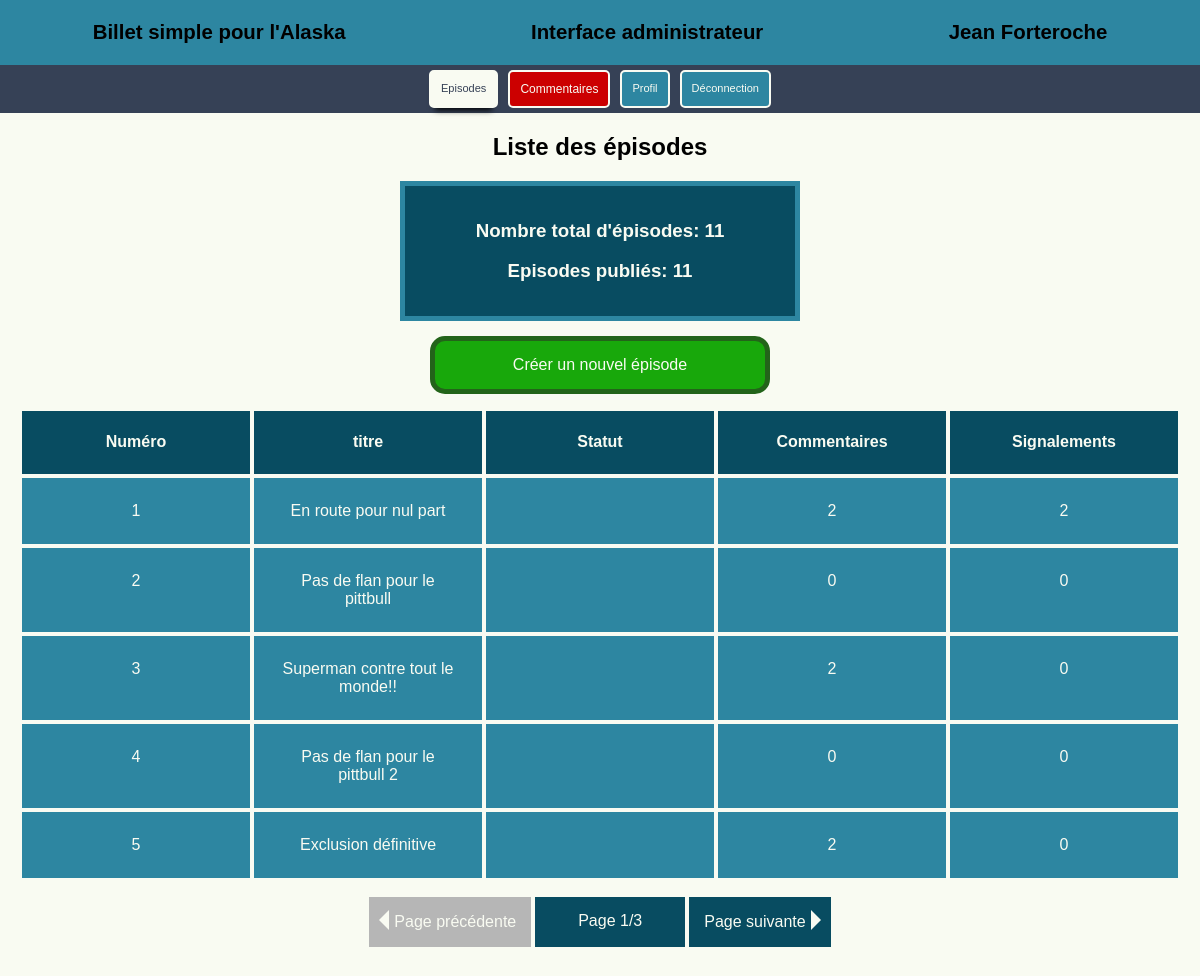
Page /index.php?action=episodes (signed in) on the committed database.
### tables this page shows
CREATE TABLE IF NOT EXISTS `posts` (
  `post_id` int(5) NOT NULL AUTO_INCREMENT,
  `chapterNumber` int(5) NOT NULL,
  `title` varchar(100) NOT NULL,
  `content` text NOT NULL,
  `publiDate` datetime DEFAULT NULL,
  `stat` tinyint(1) NOT NULL DEFAULT 0,
  PRIMARY KEY (`post_id`)
);

### src/view/View.php (called while the page is built, shortened)
<?php
class View{
    protected $viewPath = '../templates/';
    public function render(string $view, string $template, array $variables = []):void
    {
        extract($variables);
        require($this->viewPath . $view . '.html.php');
    }
}

### src/controller/backController.php (called while the page is built, shortened)
<?php
class BackController{
    private $episodeManager;
    private $view;
    public function __construct()
    {
        $this->episodeManager = new EpisodeManager();
        $this->view = new View();
    }
    function episodes():void
    {
        $episodesTot = $this->episodeManager->countEpisodes();
        $episodesPubTot = $this->episodeManager->countEpisodesPub();
        $nbByPage = 5;
        $totalpages = (int) ceil($episodesTot[0]/$nbByPage);
        $currentpage = 1;
        $offset = ($currentpage - 1) * $nbByPage;
        $tablesJoin = $this->episodeManager->listBackEpisodes((int) $offset, (int) $nbByPage);
        $this->view->render('back/homePageBack', 'back/layout', compact('episodesPubTot', 'countcoms', 'sum', 'episodesTot', 'tablesJoin','nbByPage', 'offset', 'currentpage', 'totalpages'));
    }
}

### src/tools/Database.php (called while the page is built, shortened)
<?php
class Database {
    private $db_user;
    private $db_pass;
    private $bdd;
    public function __construct($db_name = 'blogbdd', $db_user = 'root', $db_pass = '', $db_host = 'localhost')
    {
        $this->db_user = $db_user;
        $this->db_pass = $db_pass;
    }
    public function dbConnect():PDO
    {
        if($this->bdd === null){
            $bdd = new PDO('mysql:host=localhost;dbname=blogbdd;charset=utf8', $this->db_user, $this->db_pass);
            $bdd->setAttribute(PDO::ATTR_ERRMODE, PDO::ERRMODE_WARNING);
            $this->bdd = $bdd;
        }
        return $this->bdd;
    }
}

### src/model/episodeManager.php (called while the page is built, shortened)
<?php
class EpisodeManager
{
    private $bdd;
    public function __construct()
    {
        $this->dataBase = new Database();
        $this->bdd = $this->dataBase->dbConnect();
    }
    public function countEpisodesPub():array
    {
        $req =$this->bdd->prepare('SELECT COUNT(*) FROM posts WHERE stat = 1');
        $req->execute();
        return $req->fetch();
    }
    public function countEpisodes():array
    {
        $req = $this->bdd->prepare('SELECT COUNT(*) FROM posts');
        $req->execute();
        return $req->fetch();
    }
    public function listBackEpisodes(int $offset, int $nbByPage):array
    {
        $this->bdd->setAttribute(PDO::ATTR_EMULATE_PREPARES, FALSE);
        $req = $this->bdd->prepare('SELECT posts.post_id, report, chapterNumber, title, content, stat, DATE_FORMAT(publiDate, \'%d/%m/%Y\') AS date,
        COUNT(comments.post_id) AS commentsNb,
        SUM(comments.report) AS reportsNb
        FROM comments
        RIGHT JOIN posts ON posts.post_id = comments.post_id
        GROUP BY(posts.post_id)
        ORDER BY chapterNumber , publiDate
        LIMIT :value1, :value2 ');
        $req->execute(['value1' => (int) $offset,
                    'value2' => (int) $nbByPage ]);
        return $req->fetchALL(PDO::FETCH_OBJ);
    }
}

### templates/back/homePageBack.html.php (the view, shortened to what this page needs)
<section id="content">
<?php if (empty($tablesJoin[0])): ?>
    <h1>Aucun épisode pour le moment</h1>
    <a href="index.php?action=createEpisode" class="boutonVert">Créer un nouvel épisode</a>
<?php else: ?>
    <h1>Liste des épisodes</h1>
    <div id="infosEp">
        <h3>Nombre total d'épisodes: <?=$episodesTot[0]?></h3>
        <h3>Episodes publiés: <?=$episodesPubTot[0]?></h3>
    </div>
    <a href="index.php?action=createEpisode" class="boutonVert">Créer un nouvel épisode</a>
    <div class="table">
        <div class="rowsTitle">
            <div class="cell-title"><h4>Numéro</h4></div>
            <div class="cell-title"><h4>titre</h4></div>
            <div class="cell-title"><h4>Statut</h4></div>
            <div class="cell-title"><h4>Commentaires</h4></div>
            <div class="cell-title"><h4>Signalements</h4></div>
        </div>
    <?php foreach($tablesJoin as $episode): ?>
        <a class="rows" href="index.php?action=modifyEpisode&amp;id=<?= $episode->post_id ?>">
            <div class="cell"><?= $episode->chapterNumber ?></div>
            <div class="cell"><?= $episode->title ?></div>
            <div class="cell"><?php if(($episode->stat) === 1) echo 'publié le ' . ($episode->date)?><?php if(($episode->stat) === 0) echo 'Sauvegardé'?></div>
            <div class="cell"><?= $episode->commentsNb ?></div>
            <div class="cell"><?php if(($episode->reportsNb) === null) echo '0'?><?php if(($episode->reportsNb) !== 0) echo $episode->reportsNb ?></div>
    <?php endforeach; ?>
        </a>
    </div>
    <div class="backNext<?php if($totalpages < 2) echo 'Hidden'?>">
        <a href="index.php?action=episodes&amp;currentpage=<?= $currentpage - 1?>&amp;#titre" class="<?php if($currentpage === 1) echo 'hidden'?>"><div class="left"></div>Page précédente</a>
        <span class="currentPage"><?='Page ' . $currentpage . '/' . $totalpages?></span>
        <a href="index.php?action=episodes&amp;currentpage=<?= $currentpage + 1?>&amp;#titre" class="<?php if($currentpage === (int) $totalpages ) echo 'hidden' ?>">Page suivante<div class="right"></div></a>
    </div>
<?php endif; ?>
</section>

### public/css/styleBack.css (style rules this page uses)
html { width: 100%; margin: auto; background-color: #000807; }
body { width: 80%; margin: auto; font-family: Geneva, Kalimati, sans-serif; background-color: #F9FBF2; }
section { padding-bottom: 35px; }
#infosEp { background-color: #084C61; border: solid 5px rgb(45, 134, 161); padding: 15px; color: #F9FBF2; width: 30%; align-self: center; justify-content: center; }
.backNext { display: flex; align-self: center; justify-content: center; width: 50%; margin-bottom: 15px; margin-top: 15px; }
.backNext a { display: flex; justify-content: space-evenly; align-items: center; background-color: #084C61; padding: 15px; color: #F9FBF2; border: solid 2px #F9FBF2; text-decoration: none; z-index: 1; }
.backNext .hidden { display: flex; cursor: not-allowed; pointer-events: none; background-color: #b6b6b6; }
.backNext .currentPage { display: flex; justify-content: center; text-align: center; width: 20%; border: solid 2px #F9FBF2; z-index: 0; background-color: #084C61; padding: 15px; color: #F9FBF2; }
.right { width: 0; height: 0; border-top: 10px solid transparent; border-bottom: 10px solid transparent; position: relative; left: 5px; bottom: 2px; border-left: 10px solid #F9FBF2; }
.left { width: 0; height: 0; border-top: 10px solid transparent; border-bottom: 10px solid transparent; position: relative; right: 5px; bottom: 2px; border-right: 10px solid #F9FBF2; }
#content { display: flex; align-content: flex-start; flex-direction: column; width: 100%; }
#content h1 { text-align: center; }
#content h3 { text-align: center; }
.table { display: flex; width: 100%; flex-direction: column; flex-wrap: wrap; justify-content: center; }
.rowsTitle { display: flex; width: 100%; justify-content: center; }
.rows { display: flex; width: 100%; justify-content: center; text-decoration: none; }
.cell-title { width: 15%; background-color: #084C61; text-align: center; display: flex; justify-content: center; align-items: center; padding: 2%; margin: 2px; color: #F9FBF2; height: 15px; }
.cell { width: 15%; background-color: rgb(45, 134, 161); text-align: center; padding: 2%; margin: 2px; color: #F9FBF2; }
.boutonVert { width: 25%; margin: 15px; padding: 15px; align-self: center; background-color: rgb(24, 168, 11); color: #F9FBF2; text-decoration: none; text-align: center; border: 5px solid rgb(35, 100, 26); border-radius: 15px; }
@media screen and (max-width: 1200px) { body { width: 100%; margin: auto; font-family: Geneva, Kalimati, sans-serif; background-color: #F9FBF2; } }

### rows in the picture
posts: chapterNumber "1", title "En route pour nul part", commentsNb "2", reportsNb "2"
posts: chapterNumber "2", title "Pas de flan pour le pittbull", commentsNb "0"
posts: chapterNumber "3", title "Superman contre tout le monde!!", commentsNb "2", reportsNb "0"
posts: chapterNumber "4", title "Pas de flan pour le pittbull 2", commentsNb "0"
posts: chapterNumber "5", title "Exclusion définitive", commentsNb "2", reportsNb "0"

### other values in the picture
$episodesTot[0] "11"
$episodesPubTot[0] "11"
$currentpage "1"
$totalpages "3"
